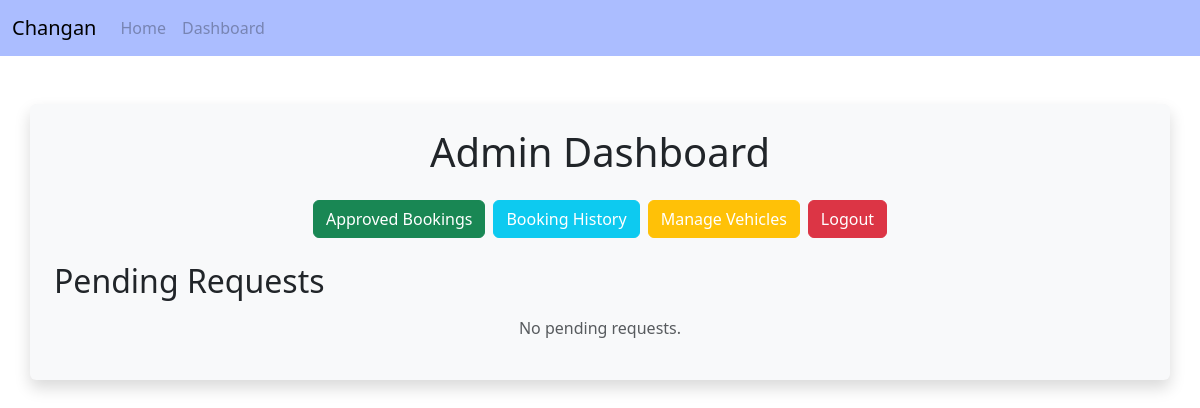
The app's page /admin (signed in), older data.
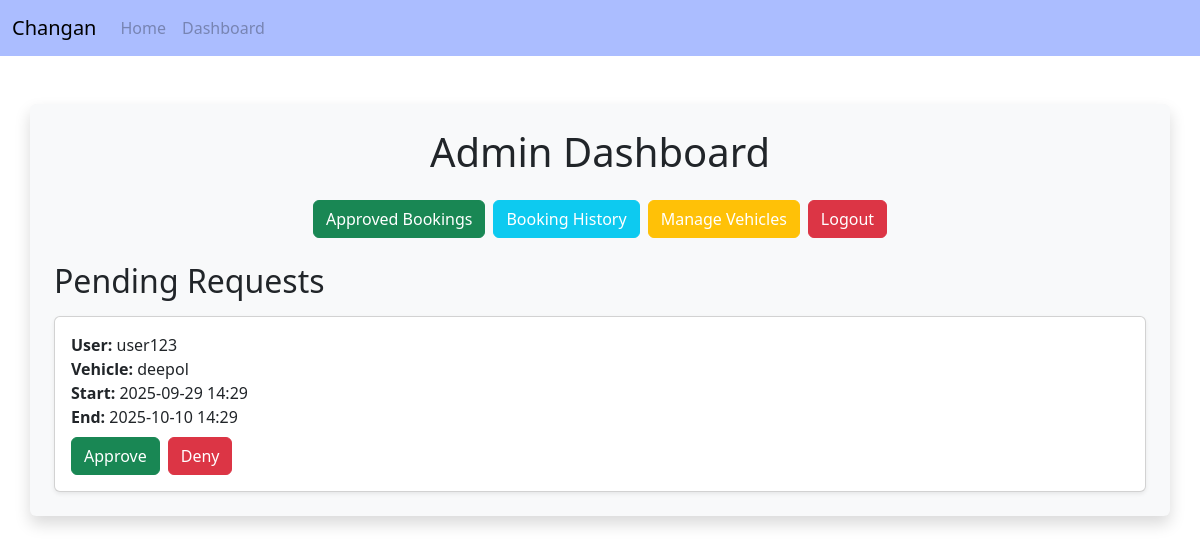
The same page, newer data.
### models.py (models this page shows)
class Booking(db.Model):
    id = db.Column(db.Integer, primary_key=True)
    vehicle_id = db.Column(db.Integer, db.ForeignKey('vehicle.id'), nullable=False)
    username = db.Column(db.String(50), nullable=False)
    start_time = db.Column(db.DateTime, nullable=False)
    end_time = db.Column(db.DateTime, nullable=False)
    status = db.Column(db.String(20), default='Pending')  # Pending, Approved, Denied
    collected = db.Column(db.Boolean, default=False)
    returned = db.Column(db.Boolean, default=False)
    vehicle = db.relationship('Vehicle')

class Vehicle(db.Model):
    id = db.Column(db.Integer, primary_key=True)
    name = db.Column(db.String(50), nullable=False)
    active = db.Column(db.Boolean, default=True)

### app.py (the view, shortened to what this page needs)
    @app.route('/admin', methods=['GET', 'POST'])
    def admin_dashboard():
        if 'username' not in session or not session.get('is_admin'):
            return redirect(url_for('login'))
        pending_bookings = Booking.query.filter_by(status='Pending').all()
        return render_template('admin.html', bookings=pending_bookings)

### templates/admin.html (shortened to what this page needs)
<!DOCTYPE html>
<html lang="en">
<head>
    <link href="https://cdn.jsdelivr.net/npm/bootstrap@5.3.3/dist/css/bootstrap.min.css" rel="stylesheet">
</head>
<body>
    <nav class="navbar navbar-expand-lg" style="background-color: #abbdff;">
        <div class="container-fluid">
            <a class="navbar-brand" href="#">Changan</a>
            <div class="collapse navbar-collapse" id="navbarSupportedContent">
            <ul class="navbar-nav me-auto mb-2 mb-lg-0">
                <li class="nav-item">
                <a class="nav-link disabled" aria-disabled="true" href="#">Home</a>
                </li>
                <li class="nav-item">
                <a class="nav-link disabled" aria-disabled="true" href="#">Dashboard</a>
                </li>
            </div>
        </div>
    </nav>
    <div class="container my-5 p-4 bg-light rounded shadow">
    <h1 class="mb-4 text-center">Admin Dashboard</h1>
    <div class="d-flex justify-content-center flex-wrap gap-2 mb-4">
        <a href="{{ url_for('approved_bookings') }}" class="btn btn-success">Approved Bookings</a>
        <a href="{{ url_for('booking_history') }}" class="btn btn-info text-white">Booking History</a>
        <a href="{{ url_for('manage_vehicles') }}" class="btn btn-warning text-white">Manage Vehicles</a>
        <a href="{{ url_for('logout') }}" class="btn btn-danger">Logout</a>
    </div>
    <h2 class="mb-3">Pending Requests</h2>
    {% if bookings %}
        <div class="row g-3">
            {% for booking in bookings %}
            <div class="col-12">
                <div class="card p-3 shadow-sm">
                    <div class="mb-2">
                        <strong>User:</strong> {{ booking.username }}<br>
                        <strong>Vehicle:</strong> {{ booking.vehicle.name }}<br>
                        <strong>Start:</strong> {{ booking.start_time.strftime('%Y-%m-%d %H:%M') }}<br>
                        <strong>End:</strong> {{ booking.end_time.strftime('%Y-%m-%d %H:%M') }}
                    </div>
                    <form method="POST" class="d-flex gap-2">
                        <button type="submit" name="action" value="Approved" class="btn btn-success">Approve</button>
                        <button type="submit" name="action" value="Denied" class="btn btn-danger">Deny</button>
                    </form>
                </div>
            </div>
            {% endfor %}
        </div>
    {% else %}
        <p class="text-muted text-center">No pending requests.</p>
    {% endif %}
    </div>
</body>
</html>

Row changes from the older to the newer data that the page shows:
added Booking: username "user123", vehicle.name "deepol", start_time "2025-09-29 14:29", end_time "2025-10-10 14:29"
Text that changed along with them:
text no longer shown: "No pending requests."
